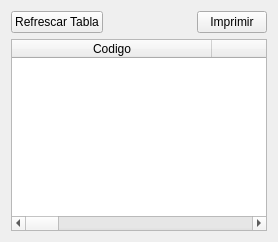
                <widget class="QWidget" name="tab_5">
                 <attribute name="title">
                  <string>Consumibles</string>
                 </attribute>
                 <layout class="QVBoxLayout" name="verticalLayout_9">
                  <item>
                   <layout class="QVBoxLayout" name="verticalLayout_6">
                    <item>
                     <layout class="QHBoxLayout" name="horizontalLayout_9">
                      <item>
                       <widget class="QPushButton" name="bt_reload_3">
                        <property name="text">
                         <string>Refrescar Tabla</string>
                        </property>
                       </widget>
                      </item>
                      <item>
                       <spacer name="horizontalSpacer_6">
                        <property name="orientation">
                         <enum>Qt::Horizontal</enum>
                        </property>
                        <property name="sizeHint" stdset="0">
                         <size>
                          <width>40</width>
                          <height>20</height>
                         </size>
                        </property>
                       </spacer>
                      </item>
                      <item>
                       <widget class="QPushButton" name="btn_printCons">
                        <property name="maximumSize">
                         <size>
                          <width>70</width>
                          <height>16777215</height>
                         </size>
                        </property>
                        <property name="text">
                         <string>Imprimir</string>
                        </property>
                       </widget>
                      </item>
                     </layout>
                    </item>
                    <item>
                     <widget class="QTableWidget" name="tablaConsumibles">
                      <attribute name="horizontalHeaderDefaultSectionSize">
                       <number>200</number>
                      </attribute>
                      <column>
                       <property name="text">
                        <string>Codigo</string>
                       </property>
                      </column>
                      <column>
                       <property name="text">
                        <string>Descripcion</string>
                       </property>
                      </column>
                      <column>
                       <property name="text">
                        <string>Unidad de medida</string>
                       </property>
                      </column>
                      <column>
                       <property name="text">
                        <string>Cantidad</string>
                       </property>
                      </column>
                      <column>
                       <property name="text">
                        <string>Fecha de entrada</string>
                       </property>
                      </column>
                      <column>
                       <property name="text">
                        <string>Limite de reorden</string>
                       </property>
                      </column>
                      <column>
                       <property name="text">
                        <string>Notas</string>
                       </property>
                      </column>
                     </widget>
                    </item>
                   </layout>
                  </item>
                 </layout>
                </widget>
